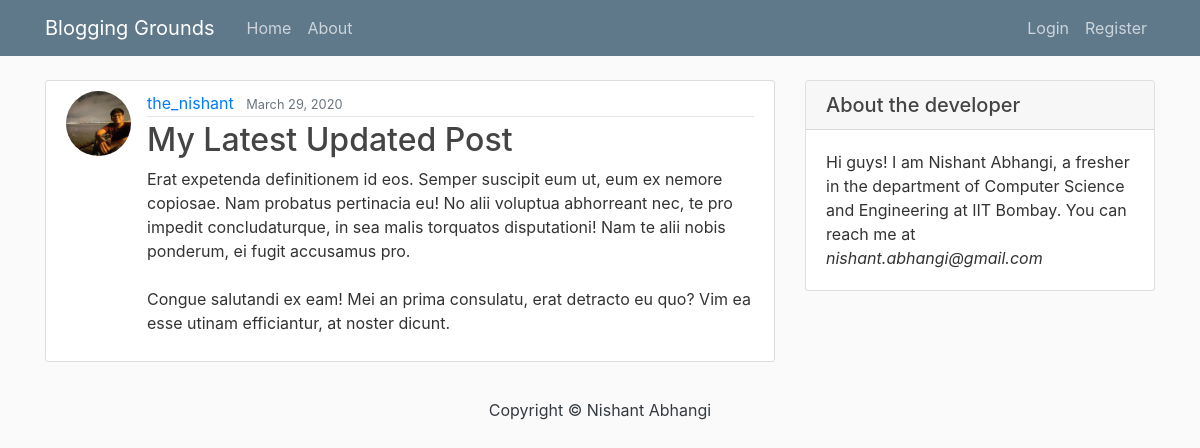
The page /post/29/ on the database its author committed.
### blog/models.py (models this page shows, shortened)
class Post(models.Model):
    title = models.CharField(max_length = 100)
    content = models.TextField()
    date_posted = models.DateTimeField(default = timezone.now)
    author = models.ForeignKey(User, on_delete = models.CASCADE)

### users/models.py (models this page shows, shortened)
class Profile(models.Model):
    user = models.OneToOneField(User, on_delete = models.CASCADE)
    image = models.ImageField(default = 'default.jpg', upload_to = 'profile_pics')

### blog/views.py (the view)
# urls.py: path('post/<int:pk>/', PostDetailView.as_view(), name = 'post-detail'),
class PostDetailView(DetailView):
    model = Post

### blog/templates/blog/post_detail.html (shortened to what this page needs)
{% extends 'blog/base.html' %}
{% block content %}
        <article class="media content-section">
          <img class = 'rounded-circle article-img' src ='{{object.author.profile.image.url}}'>
          <div class="media-body">
            <div class="article-metadata">
              <a class="mr-2" href="{% url 'user-posts' object.author.username %}">{{ object.author }}</a>
              <small class="text-muted">{{ object.date_posted|date:'F d, Y' }}</small>
            </div>
          <h2 class="article-title">{{ object.title }}</h2>
          <p class="article-content">{{ object.content }}</p>
          </div>
        </article>
{% endblock content %}

### blog/static/blog/main.css (style rules this page uses)
body { background: #fafafa; color: #333333; margin-top: 5rem; }
h1, h2, h3, h4, h5, h6 { color: #444444; }
.content-section { background: #ffffff; padding: 10px 20px; border: 1px solid #dddddd; border-radius: 3px; margin-bottom: 20px; }
.article-title { color: #444444; }
.article-content { white-space: pre-line; }
.article-img { height: 65px; width: 65px; margin-right: 16px; }
.article-metadata { padding-bottom: 1px; margin-bottom: 4px; border-bottom: 1px solid #e3e3e3 }

### rows shown on the page
Post: author.profile.image (picture), author "the_nishant", date_posted "March 29, 2020", title "My Latest Updated Post", content "Erat expetenda definitionem id eos. Semper suscipit eum ut, eum ex nemore copiosae. Nam probatus pertinacia eu! No alii voluptua abhorreant nec, te pro impedit concludaturque, in sea malis torquatos disputationi! Nam te alii nobis ponderum, ei fugit accusamus pro. Congue salutandi ex eam! Mei an prima consulatu, erat detracto eu quo? Vim ea esse utinam efficiantur, at noster dicunt."
